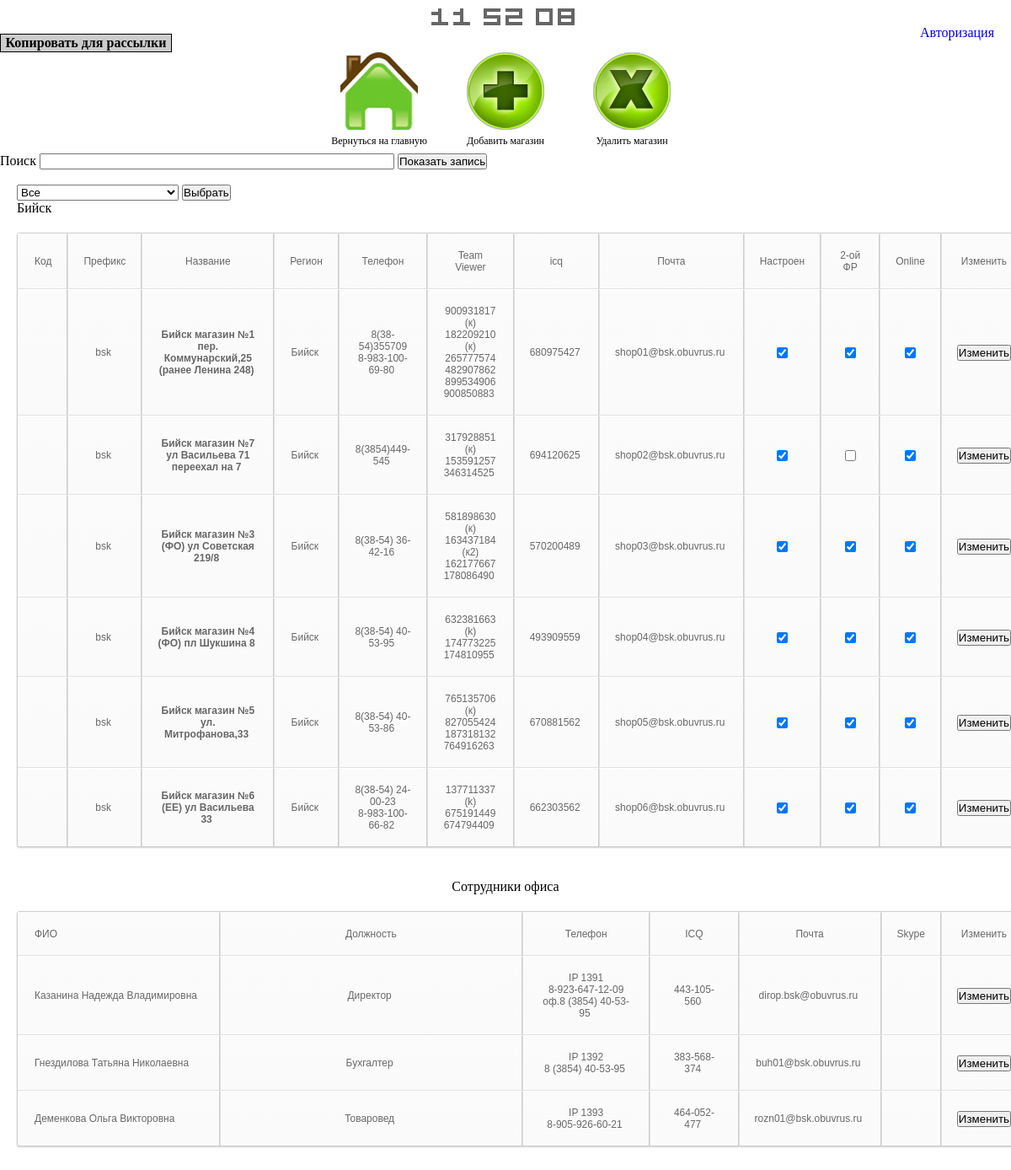
The page /shops.php?reg=Бийск on the database its author committed.
### tables this page shows
CREATE TABLE IF NOT EXISTS `mag` (
  `id` int(4) unsigned NOT NULL AUTO_INCREMENT,
  `kod` varchar(10) NOT NULL,
  `pref` varchar(15) NOT NULL,
  `name` varchar(100) NOT NULL,
  `number` int(3) NOT NULL,
  `region` varchar(30) NOT NULL,
  `city` varchar(30) NOT NULL,
  `tel` varchar(100) NOT NULL,
  `teamviewer` varchar(200) NOT NULL,
  `icq` varchar(100) NOT NULL,
  `chek` tinyint(1) NOT NULL,
  `fr` tinyint(1) NOT NULL,
  `online` tinyint(1) NOT NULL,
  `mail` varchar(100) NOT NULL,
  PRIMARY KEY (`id`)
);

CREATE TABLE IF NOT EXISTS `peoples` (
  `id` int(5) NOT NULL AUTO_INCREMENT,
  `number` int(3) NOT NULL,
  `fio` varchar(100) NOT NULL,
  `whois` varchar(100) NOT NULL,
  `region` varchar(100) NOT NULL,
  `spec` varchar(100) NOT NULL,
  `tel` varchar(100) NOT NULL,
  `icq` varchar(50) NOT NULL,
  `mail` varchar(50) NOT NULL,
  `skype` varchar(20) NOT NULL,
  PRIMARY KEY (`id`)
);

### functions.php (the view, shortened to what this page needs)
<?php
	function get_region() {
	$action="shops.php";
	$sql = 'SELECT * FROM region';
	$result_select = mysql_query($sql) or die('Запрос не удался: ' . mysql_error());
?>
	<form action=<? echo $action; ?> method=GET >
		<?php
			echo "<br>";
			echo "<select name = 'reg' style='margin-left:20px'>";
			while($object = mysql_fetch_object($result_select))
			{
				echo "<option value = '$object->name' > $object->name </option>";
			}
			echo "</select>";
		?>
	<INPUT TYPE=submit class=button VALUE="Выбрать">
	</form>
<?php }
	function get_list_magazine() {
		if($_GET['reg']){
			$reg=$_GET['reg'];
		}
		echo "<p style='margin-left:20px'>".$reg."</p>";
		if($reg == "" || $reg == "Все" ||  $reg == "it-отдел")
		{
			$query = 'SELECT * FROM mag order by name';
		}
		else
		{
			$query = "SELECT * FROM mag WHERE region='".$reg."' order by number";
		}
		$result = mysql_query($query) or die('Запрос не удался: ' . mysql_error());
		if($result)
		{
		  echo "<table border='1' cellspacing='0' cellpadding='5' style='margin-left:20px' width = 97%>";
		  echo "
			<tr>
				<td ALIGN=CENTER>Код</td>
				<td ALIGN=CENTER>Префикс</td>
				<td ALIGN=CENTER>Название</td>
				<td ALIGN=CENTER>Регион</td>
				<td ALIGN=CENTER>Телефон</td>
				<td ALIGN=CENTER>Team Viewer</td>
				<td ALIGN=CENTER>icq</td>
				<td ALIGN=CENTER>Почта</td>
				<td ALIGN=CENTER width = 32px>Настроен</td>
				<td ALIGN=CENTER width = 32px>2-ой ФР</td>
				<td ALIGN=CENTER width = 32px>Online</td>
				<td ALIGN=CENTER>Изменить</td>
			</tr>";
		  while($author = mysql_fetch_array($result))
		  {
			$checked = "";
			$checked_fr = "";
			$checked_online = "";
			if($author['chek'])
			{
					$checked = "checked";
			}
			if($author['fr'])
			{
					$checked_fr = "checked";
			}
			if($author['online'])
			{
					$checked_online = "checked";
			}
			echo "<tr class='storepos'>
			<td ALIGN=CENTER>".$author['kod']."&nbsp;</td>
			<td ALIGN=CENTER>".$author['pref']."&nbsp </td>
			<td><a href='actt.php?name=".$author['name']."'>".$author['name']."&nbsp;</td>
			<td ALIGN=CENTER>".$author['region']."&nbsp;</td>
			<td>".$author['tel']."&nbsp;</td>
			<td>".$author['teamviewer']."&nbsp;</td>
			<td ALIGN=CENTER>".$author['icq']."&nbsp;</td>
			<td ALIGN=CENTER>".$author['mail']."&nbsp;</td>
			<td ALIGN=CENTER><input type='checkbox' id = '".$author['id']."'   onchange = 'showOrHide(".$author['id'].")' ".$checked."></td>
			<td ALIGN=CENTER><input type='checkbox' name = '".$author['id']."' id = '".$author['id']."12'   onchange = 'showOrHidefr(".$author['id']."12)' ".$checked_fr."></td>
			<td ALIGN=CENTER><input type='checkbox' name = '".$author['id']."' id = '".$author['id']."14'   onchange = 'showOrHideOnline(".$author['id']."14)' ".$checked_online."></td>
			<td ALIGN=CENTER>
				<form method='post' action='updateall.php'>
					<input type='hidden' name='update' value='".$author['id']."' />
					<input type='hidden' name='region' value='".$reg."' />
					<input type='submit' name='".$author['id']."' value='Изменить'>
				</form>
			</td>
			</tr>";
		  }
		  echo "</table>";
		  $q_p = "SELECT * FROM peoples WHERE region='".$reg."'";
		  echo "<br>";
			echo "<p align='center'>Сотрудники офиса</p>";
			$res_q_p = mysql_query($q_p) or die('Запрос не удался: ' . mysql_error());
			if($res_q_p)
			{
				echo "<table border='1' cellspacing='0' cellpadding='5' align='center' style='margin-left:20px' width = 97%>";
				echo "
				<tr>
					<td ALIGN=CENTER>ФИО</td>
					<td ALIGN=CENTER>Должность</td>
					<td ALIGN=CENTER>Телефон</td>
					<td ALIGN=CENTER>ICQ</td>
					<td ALIGN=CENTER>Почта</td>
					<td ALIGN=CENTER>Skype</td>
					<td ALIGN=CENTER>Изменить</td>
				</tr>";
				while($people_res = mysql_fetch_array($res_q_p))
				{
					echo "<tr>
					<td width = 20%>".$people_res['fio']."&nbsp;</td>
					<td width = 30%>".$people_res['whois']."&nbsp </td>
					<td>".$people_res['tel']."&nbsp;</td>
					<td>".$people_res['icq']."&nbsp;</td>
					<td>".$people_res['mail']."&nbsp;</td>
					<td>".$people_res['skype']."&nbsp;</td>
					<td ALIGN=CENTER>
						<form method='post' action='update_people.php'>
							<input type='hidden' name='update' value='".$people_res['id']."' />
							<input type='hidden' name='region' value='".$reg."' />
							<input type='submit' name='".$people_res['id']."' value='Изменить'>
						</form>
					</td>
					</tr>";
				}
				echo "</table>";
			}
		}
		else
		{
		  echo "<p><b>Error: ".mysql_error()."</b><p>";
		  exit();
		}
	}
?>

### css/style.css (style rules this page uses)
* { margin: 0; padding: 0; }
a { text-decoration: none; }
body { background-color: #fff; margin: 0; padding: 0; }
table { margin: 0; padding: 0; width: 100%; }
table a:link { color: #666; font-weight: bold; text-decoration:none; }
table { font-family:Arial, Helvetica, sans-serif; color:#666; font-size:12px; text-shadow: 1px 1px 0px #fff; background:#eaebec; margin:20px; border:#ccc 1px solid; -moz-border-radius:3px; -webkit-border-radius:3px; border-radius:3px; -moz-box-shadow: 0 1px 2px #d1d1d1; -webkit-box-shadow: 0 1px 2px #d1d1d1; box-shadow: 0 1px 2px #d1d1d1; }
table tr { text-align: center; padding-left:20px; }
table tr td:first-child { text-align: left; padding-left:20px; border-left: 0; }
table tr td { padding:18px; border-top: 1px solid #ffffff; border-bottom:1px solid #e0e0e0; border-left: 1px solid #e0e0e0; background: #fafafa; background: -webkit-gradient(linear, left top, left bottom, from(#fbfbfb), to(#fafafa)); background: -moz-linear-gradient(top, #fbfbfb, #fafafa); }
table tr:last-child td { border-bottom:0; }
table tr:last-child td:first-child { -moz-border-radius-bottomleft:3px; -webkit-border-bottom-left-radius:3px; border-bottom-left-radius:3px; }
table tr:last-child td:last-child { -moz-border-radius-bottomright:3px; -webkit-border-bottom-right-radius:3px; border-bottom-right-radius:3px; }

### rows shown on the page
mag: pref "bsk", name "Бийск магазин №1 пер. Коммунарский,25 (ранее Ленина 248)", region "Бийск", tel "8(38-54)355709 8-983-100-69-80", teamviewer "900931817 (к) 182209210 (к) 265777574 482907862 899534906 900850883", icq "680975427", mail "shop01@bsk.obuvrus.ru"
mag: pref "bsk", name "Бийск магазин №7 ул Васильева 71 переехал на 7", region "Бийск", tel "8(3854)449-545", teamviewer "317928851 (к) 153591257 346314525", icq "694120625", mail "shop02@bsk.obuvrus.ru"
mag: pref "bsk", name "Бийск магазин №3 (ФО) ул Советская 219/8", region "Бийск", tel "8(38-54) 36-42-16", teamviewer "581898630 (к) 163437184 (к2) 162177667 178086490", icq "570200489", mail "shop03@bsk.obuvrus.ru"
mag: pref "bsk", name "Бийск магазин №4 (ФО) пл Шукшина 8", region "Бийск", tel "8(38-54) 40-53-95", teamviewer "632381663 (k) 174773225 174810955", icq "493909559", mail "shop04@bsk.obuvrus.ru"
mag: pref "bsk", name "Бийск магазин №5 ул. Митрофанова,33", region "Бийск", tel "8(38-54) 40-53-86", teamviewer "765135706 (к) 827055424 187318132 764916263", icq "670881562", mail "shop05@bsk.obuvrus.ru"
mag: pref "bsk", name "Бийск магазин №6 (EE) ул Васильева 33", region "Бийск", tel "8(38-54) 24-00-23 8-983-100-66-82", teamviewer "137711337 (k) 675191449 674794409", icq "662303562", mail "shop06@bsk.obuvrus.ru"
peoples: fio "Казанина Надежда Владимировна", whois "Директор", tel "IP 1391 8-923-647-12-09 оф.8 (3854) 40-53-95", icq "443-105-560", mail "dirop.bsk@obuvrus.ru"
peoples: fio "Гнездилова Татьяна Николаевна", whois "Бухгалтер", tel "IP 1392 8 (3854) 40-53-95", icq "383-568-374", mail "buh01@bsk.obuvrus.ru"
peoples: fio "Деменкова Ольга Викторовна", whois "Товаровед", tel "IP 1393 8-905-926-60-21", icq "464-052-477", mail "rozn01@bsk.obuvrus.ru"

### other values the page prints
$reg "Бийск"
form field reg "Все"
